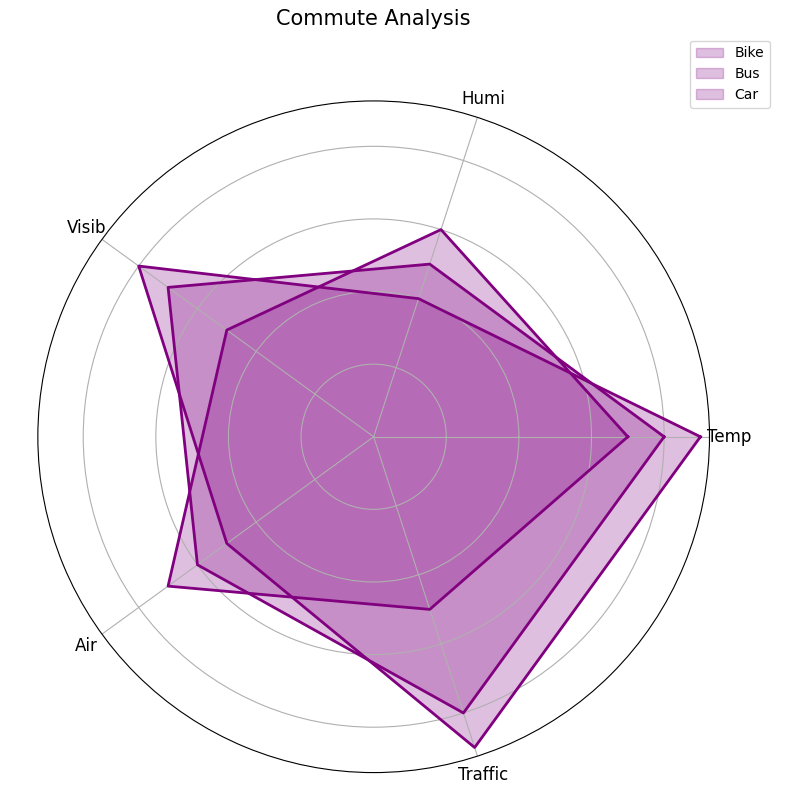

The Python source for this figure:
import numpy as np
import matplotlib.pyplot as plt

categories = ['Temp', 'Humi', 'Visib', 'Air', 'Traffic']
bike = [8, 5, 7, 6, 8]
bus = [7, 6, 5, 7, 5]
car = [9, 4, 8, 5, 9]

num_vars = len(categories)
angles = np.linspace(0, 2 * np.pi, num_vars, endpoint=False).tolist()
bike += bike[:1]
bus += bus[:1]
car += car[:1]
angles += angles[:1]

fig, ax = plt.subplots(figsize=(8, 8), subplot_kw=dict(polar=True))

ax.fill(angles, bike, color='purple', alpha=0.25, label='Bike')
ax.fill(angles, bus, color='purple', alpha=0.25, label='Bus')
ax.fill(angles, car, color='purple', alpha=0.25, label='Car')

ax.plot(angles, bike, color='purple', linewidth=2)
ax.plot(angles, bus, color='purple', linewidth=2)
ax.plot(angles, car, color='purple', linewidth=2)

ax.set_yticklabels([])
ax.set_xticks(angles[:-1])
ax.set_xticklabels(categories, fontsize=12, ha='center')

plt.title('Commute Analysis', size=15, y=1.1)
plt.legend(loc='upper right', bbox_to_anchor=(1.1, 1.1))
plt.tight_layout()
plt.show()
